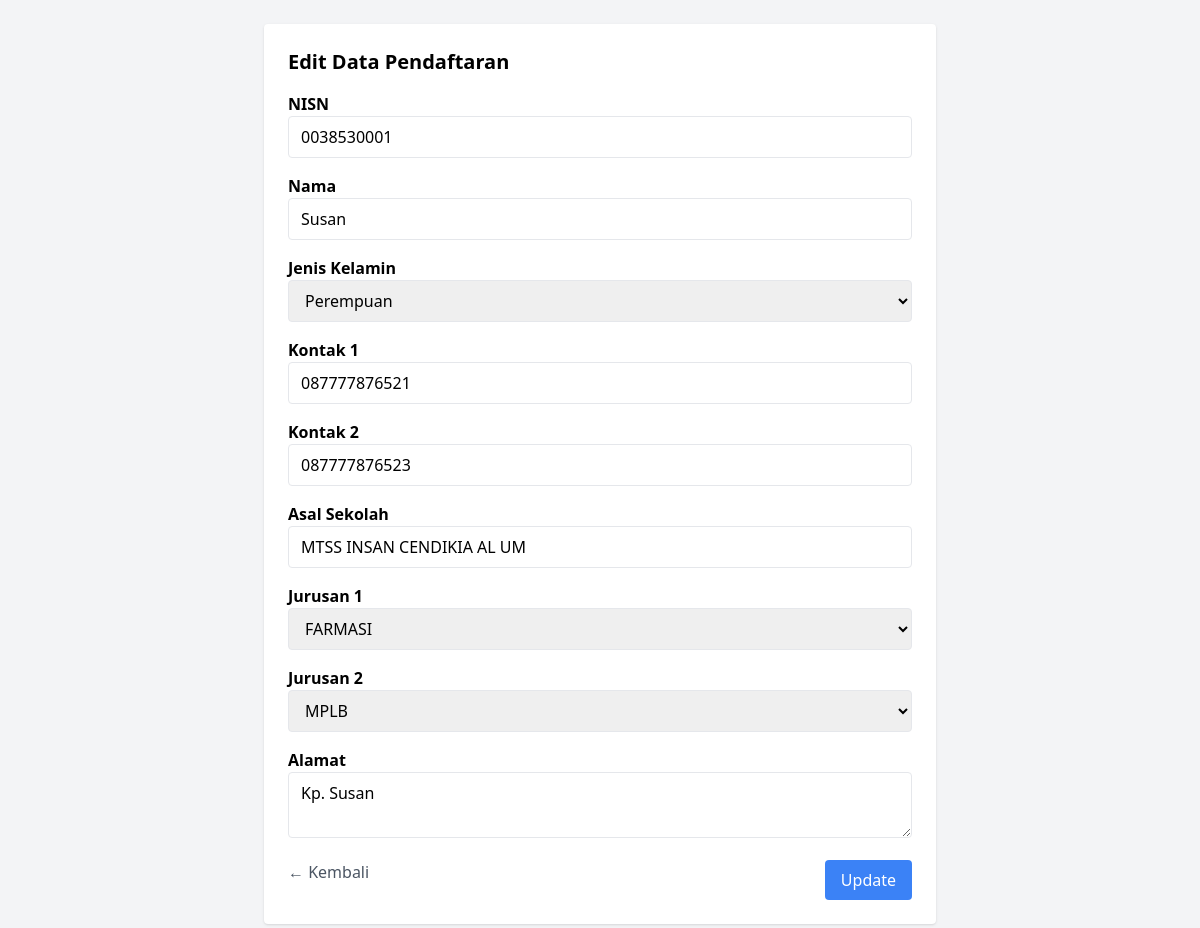
The app's page /admin/edit.php?id=13 (signed in) with its own data.
### tables this page shows
CREATE TABLE pendaftaran (
    id INTEGER PRIMARY KEY AUTOINCREMENT,
    nisn TEXT NOT NULL,
    nama TEXT NOT NULL,
    jk TEXT NOT NULL,
    kontak1 TEXT NOT NULL,
    kontak2 TEXT NOT NULL,
    asal_sekolah TEXT NOT NULL,
    jurusan1 TEXT NOT NULL,
    jurusan2 TEXT NOT NULL,
    alamat TEXT NOT NULL,
    Timestamp DATETIME DEFAULT CURRENT_TIMESTAMP
);

### admin/edit.php (the view, shortened to what this page needs)
<?php
try {
$db = new PDO('sqlite:../ppdb2025.db');
$db->setAttribute(PDO::ATTR_ERRMODE, PDO::ERRMODE_EXCEPTION);
} catch (PDOException $e) {
    echo 'Koneksi gagal: ' . $e->getMessage();
    exit;
}
$id = $_GET['id'];
$data = $db->query("SELECT * FROM pendaftaran WHERE id = $id")->fetch();
?>
<!DOCTYPE html>
<html>
<head>
    <script src="https://cdn.tailwindcss.com"></script>
</head>
<body class="bg-gray-100 p-6">
    <div class="max-w-2xl mx-auto bg-white p-6 rounded shadow">
        <h2 class="text-xl font-bold mb-4">Edit Data Pendaftaran</h2>
        <form method="post" class="space-y-4">
            <?php
            foreach ([
                'nisn' => 'NISN',
                'nama' => 'Nama',
                'jk' => 'Jenis Kelamin',
                'kontak1' => 'Kontak 1',
                'kontak2' => 'Kontak 2',
                'asal_sekolah' => 'Asal Sekolah',
                'jurusan1' => 'Jurusan 1',
                'jurusan2' => 'Jurusan 2',
                'alamat' => 'Alamat',
            ] as $name => $label):
            ?>
                <div>
                    <label class="block font-semibold"><?= $label ?></label>
                    <?php if ($name === 'jk'): ?>
                        <select name="jk" class="w-full border rounded px-3 py-2">
                            <option value="P" <?= $data['jk'] === 'P' ? 'selected' : '' ?>>Perempuan</option>
                        </select>
                    <?php elseif ($name === 'alamat'): ?>
                        <textarea name="alamat" class="w-full border rounded px-3 py-2"><?= htmlspecialchars($data['alamat']) ?></textarea>
                    <?php elseif ($name === 'jurusan1'): ?>
                        <select name="jurusan1" class="w-full border rounded px-3 py-2" required>
                            <option value="TEKFAR" <?= $data['jurusan1'] === 'TEKFAR' ? 'selected' : '' ?>>FARMASI</option>
                        </select>
                    <?php elseif ($name === 'jurusan2'): ?>
                        <select name="jurusan2" class="w-full border rounded px-3 py-2" required>
                            <option value="MPLB" <?= $data['jurusan2'] === 'MPLB' ? 'selected' : '' ?>>MPLB</option>
                        </select>
                    <?php elseif ($name === 'asal_sekolah'): ?>
                        <input name="asal_sekolah" class="w-full border rounded px-3 py-2" list="asal-sekolah-list" value="<?= htmlspecialchars($data['asal_sekolah']) ?>" required>
                        <?php else: ?>
                        <input type="text" name="<?= $name ?>" value="<?= htmlspecialchars($data[$name]) ?>" class="w-full border rounded px-3 py-2" required>
                    <?php endif; ?>
                </div>
            <?php endforeach; ?>
            <div class="flex justify-between mt-4">
                <a href="index.php" class="text-gray-600 hover:underline">← Kembali</a>
                <button type="submit" class="bg-blue-500 text-white px-4 py-2 rounded hover:bg-blue-600">Update</button>
            </div>
        </form>
    </div>
</body>
</html>

### records on screen
pendaftaran: nisn "0038530001", nama "Susan", jk "Perempuan", kontak1 "087777876521", kontak2 "087777876523", asal_sekolah "MTSS INSAN CENDIKIA AL UM", jurusan1 "FARMASI", jurusan2 "MPLB", alamat "Kp. Susan"

### other values on screen
$label "NISN"
$label "Nama"
$label "Jenis Kelamin"
$label "Kontak 1"
$label "Kontak 2"
$label "Asal Sekolah"
$label "Jurusan 1"
$label "Jurusan 2"
$label "Alamat"
